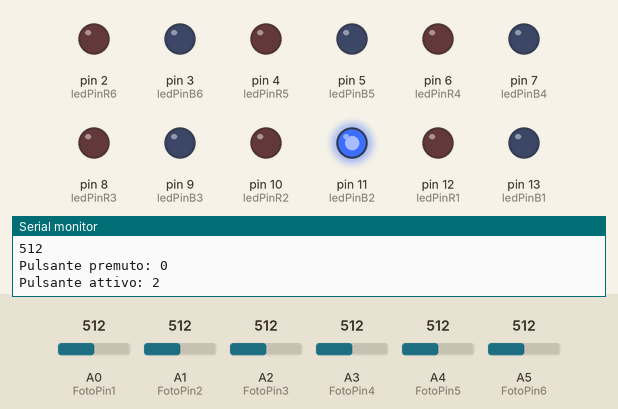
A sketch run on a simulated Arduino Uno, built with avr-gcc and run on an emulated ATmega328P. Parts: output pins drawn as LEDs (lit = HIGH), the last lines printed to the serial monitor. The inputs (shaded band) are chosen by the test bench; at power-on: A1 (FotoPin2) = 512, A0 (FotoPin1) = 512, A2 (FotoPin3) = 512, A3 (FotoPin4) = 512, A4 (FotoPin5) = 512, A5 (FotoPin6) = 512. Random numbers use the default seed unless the sketch sets one.

Above: at 1.3 s.
1.4 s: A1 (FotoPin2) set to 311
3.7 s: A1 (FotoPin2) set to 287
At 6.3 s:
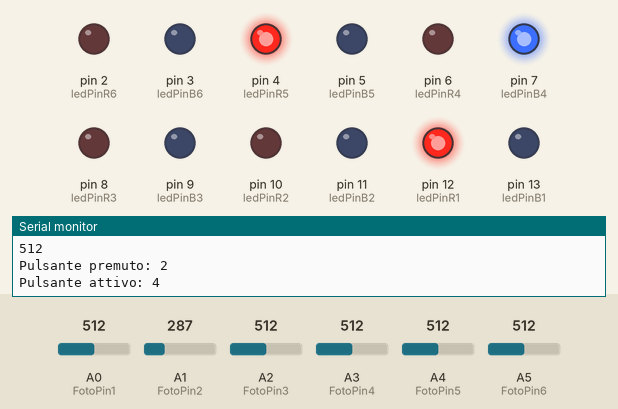
Timing chart, 0 to 7.8 s (numbered marks = the images above; inputs shaded):
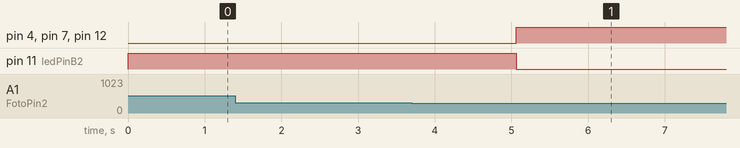

Measured:
- the behaviour switches between 300 and 299 on A1 (FotoPin2) (found by bisection; images 0 and 1)
- after the input at 3.7 s, pin 4 (ledPinR5), pin 7 (ledPinB4), pin 12 (ledPinR1): LOW → HIGH after 1.4 s; pin 11 (ledPinB2): HIGH → LOW after 1.4 s

The sketch:

cach-a-led.ino
```cpp
int FotoPin1 = A0; //pin del fotoresistore 1
int FotoPin2 = A1;
int FotoPin3 = A2;
int FotoPin4 = A3;
int FotoPin5 = A4;
int FotoPin6 = A5;

int ledPinR1 = 12; //pin ROSSO del led 1
int ledPinG1 = 0; //pin VERDE del led 1
int ledPinB1 = 13; //pin BLU del led 1
int ledPinR2 = 10;
int ledPinG2 = 0;
int ledPinB2 = 11;
int ledPinR3 = 8;
int ledPinG3 = 0;
int ledPinB3 = 9;
int ledPinR4 = 6;
int ledPinG4 = 0;
int ledPinB4 = 7;
int ledPinR5 = 4;
int ledPinG5 = 0;
int ledPinB5 = 5;
int ledPinR6 = 2;
int ledPinG6 = 0;
int ledPinB6 = 3;

int FotoValue1;
int FotoValue2;
int FotoValue3;
int FotoValue4;
int FotoValue5;
int FotoValue6;

int SOGLIA_PREMUTO = 300; //soglia del fotoresistore per la pressione
int pulsanti[] = {1, 2, 3, 4, 5, 6}; //pulsanti da implementare - MAX {1, 2, 3, 4, 5, 6}
int NUM_PULSANTI;

long punteggio;
int pulsante_attivo;
int pulsante_premuto;
int num_fake;
boolean genera_pulsanti;
boolean gioco_finito;

void disattiva_pulsanti(){
  digitalWrite(ledPinR1, LOW);
  digitalWrite(ledPinR2, LOW);
  digitalWrite(ledPinR3, LOW);
  digitalWrite(ledPinR4, LOW);
  digitalWrite(ledPinR5, LOW);
  digitalWrite(ledPinR6, LOW);
  digitalWrite(ledPinG1, LOW);
  digitalWrite(ledPinG2, LOW);
  digitalWrite(ledPinG3, LOW);
  digitalWrite(ledPinG4, LOW);
  digitalWrite(ledPinG5, LOW);
  digitalWrite(ledPinG6, LOW);
  digitalWrite(ledPinB1, LOW);
  digitalWrite(ledPinB2, LOW);
  digitalWrite(ledPinB3, LOW);
  digitalWrite(ledPinB4, LOW);
  digitalWrite(ledPinB5, LOW);
  digitalWrite(ledPinB6, LOW);
}

void attiva_pulsanti(){
  shuffle_pulsanti();

  pulsante_attivo = pulsanti[0];

  switch (pulsante_attivo){
    case 1:
      digitalWrite(ledPinB1, HIGH);
      break;
    case 2:
      digitalWrite(ledPinB2, HIGH);
      break;
    case 3:
      digitalWrite(ledPinB3, HIGH);
      break;
    case 4:
      digitalWrite(ledPinB4, HIGH);
      break;
    case 5:
      digitalWrite(ledPinB5, HIGH);
      break;
    case 6:
      digitalWrite(ledPinB6, HIGH);
      break;
  }

  num_fake = random(0, NUM_PULSANTI);

  while (num_fake>0){
    int pulsante_fake = pulsanti[num_fake];
    num_fake--;

    switch (pulsante_fake){
      case 1:
        digitalWrite(ledPinR1, HIGH);
        break;
      case 2:
        digitalWrite(ledPinR2, HIGH);
        break;
      case 3:
        digitalWrite(ledPinR3, HIGH);
        break;
      case 4:
        digitalWrite(ledPinR4, HIGH);
        break;
      case 5:
        digitalWrite(ledPinR5, HIGH);
        break;
      case 6:
        digitalWrite(ledPinR6, HIGH);
        break;

    }
  }
}

void shuffle_pulsanti(){
  for (int a=0; a<NUM_PULSANTI; a++){
    int r = random(a,NUM_PULSANTI);
    int temp = pulsanti[a];
    pulsanti[a] = pulsanti[r];
    pulsanti[r] = temp;
  }
}

int premuto(){
  int pulsante_premuto;
  FotoValue1 = analogRead(FotoPin1);
  FotoValue2 = analogRead(FotoPin2);
  FotoValue3 = analogRead(FotoPin3);
  FotoValue4 = analogRead(FotoPin4);
  FotoValue5 = analogRead(FotoPin5);
  FotoValue6 = analogRead(FotoPin6);

  Serial.println(FotoValue1);
  Serial.println(FotoValue2);
  Serial.println(FotoValue3);
  Serial.println(FotoValue4);
  Serial.println(FotoValue5);
  Serial.println(FotoValue6);

  if (FotoValue1<SOGLIA_PREMUTO){
    pulsante_premuto=1;
  }
  else if (FotoValue2<SOGLIA_PREMUTO){
    pulsante_premuto=2;
  }
  else if (FotoValue3<SOGLIA_PREMUTO){
    pulsante_premuto=3;
  }
  else if (FotoValue4<SOGLIA_PREMUTO){
    pulsante_premuto=4;
  }
  else if (FotoValue5<SOGLIA_PREMUTO){
    pulsante_premuto=5;
  }
  else if (FotoValue6<SOGLIA_PREMUTO){
    pulsante_premuto=6;
  }
  else{
    pulsante_premuto=0;
  }

  return pulsante_premuto;
}

void setup() {
  Serial.begin(9600);
  NUM_PULSANTI = sizeof(pulsanti) / sizeof(int);
  pinMode(ledPinR1, OUTPUT);
  pinMode(ledPinG1, OUTPUT);
  pinMode(ledPinB1, OUTPUT);
  pinMode(ledPinR2, OUTPUT);
  pinMode(ledPinG2, OUTPUT);
  pinMode(ledPinB2, OUTPUT);
  pinMode(ledPinR3, OUTPUT);
  pinMode(ledPinG3, OUTPUT);
  pinMode(ledPinB3, OUTPUT);
  pinMode(ledPinR4, OUTPUT);
  pinMode(ledPinG4, OUTPUT);
  pinMode(ledPinB4, OUTPUT);
  pinMode(ledPinR5, OUTPUT);
  pinMode(ledPinG5, OUTPUT);
  pinMode(ledPinB5, OUTPUT);
  pinMode(ledPinR6, OUTPUT);
  pinMode(ledPinG6, OUTPUT);
  pinMode(ledPinB6, OUTPUT);
  genera_pulsanti = true;
  boolean gioco_finito = false;
  punteggio=0;
}

void loop() {
  if (genera_pulsanti){
    genera_pulsanti=false;
    disattiva_pulsanti();
    attiva_pulsanti();
  }

  pulsante_premuto=premuto();

  Serial.print("Pulsante premuto: ");
  Serial.println(pulsante_premuto);
  Serial.print("Pulsante attivo: ");
  Serial.println(pulsante_attivo);

  if(!gioco_finito){
    if (pulsante_premuto==pulsante_attivo){
      punteggio++;
      genera_pulsanti=true;
      delay(500);
    }
    else if (pulsante_premuto==0){
    }
    else{
      gioco_finito = true;
      Serial.print("Punteggio: ");
      Serial.println(punteggio);
    }
  }
  delay(500);
}
```
